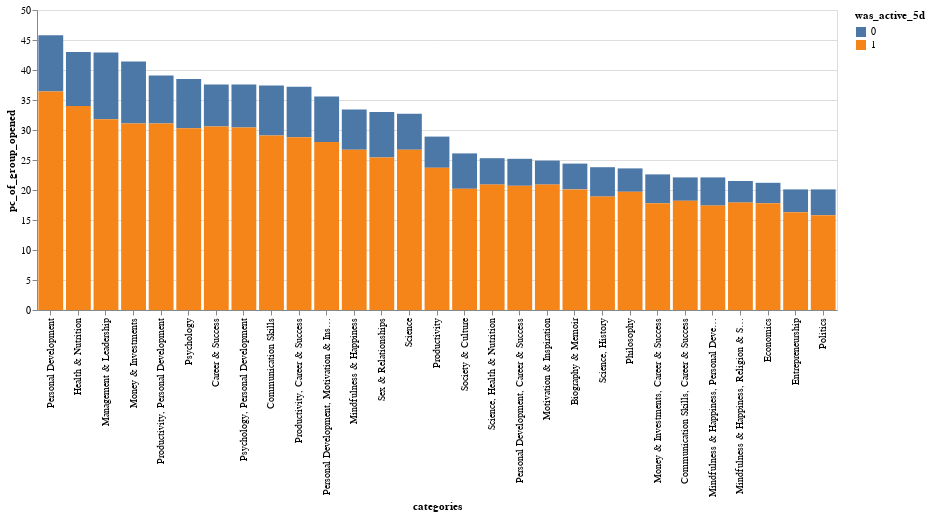

Notebook code for this chart:
### Code cell
chart = alt.Chart(cat_rank[cat_rank.categories.isin(cats_filter)]).mark_bar().encode(
    x=alt.X("categories:N", sort='-y'),
    y=alt.Y('pc_of_group_opened:Q'),
    color="was_active_5d:N"
).properties(width=800)

chart

### Figure 1 — Vega-Lite specification as saved in the notebook (floating-point values rounded to 4 significant figures)
{"config": {"view": {"continuousWidth": 400, "continuousHeight": 300}}, "data": {"name": "data-caa6ba54b4fbc82e755fa6d3614927d5"}, "mark": "bar", "encoding": {"color": {"type": "nominal", "field": "was_active_5d"}, "x": {"type": "nominal", "field": "categories", "sort": "-y"}, "y": {"type": "quantitative", "field": "pc_of_group_opened"}}, "width": 800, "$schema": "https://vega.github.io/schema/vega-lite/v4.8.1.json", "datasets": {"data-caa6ba54b4fbc82e755fa6d3614927d5": [{"categories": "Biography & Memoir", "was_active_5d": 0.0, "people_opened": 274, "time_spent_in_book_m": 4673.0, "chapters_opened": 2358, "chapters_total": 5594, "mins_per_person": 17.06, "avg_pc_book_complete": 42.0, "pc_of_group_opened": 4.3}, {"categories": "Biography & Memoir", "was_active_5d": 1.0, "people_opened": 1190, "time_spent_in_book_m": 40520.0, "chapters_opened": 19439, "chapters_total": 40791, "mins_per_person": 34.05, "avg_pc_book_complete": 48.0, "pc_of_group_opened": 20.1}, {"categories": "Career & Success", "was_active_5d": 0.0, "people_opened": 443, "time_spent_in_book_m": 5909.0, "chapters_opened": 3706, "chapters_total": 7068, "mins_per_person": 13.34, "avg_pc_book_complete": 52.0, "pc_of_group_opened": 7.0}, {"categories": "Career & Success", "was_active_5d": 1.0, "people_opened": 1810, "time_spent_in_book_m": 45380.0, "chapters_opened": 27011, "chapters_total": 49695, "mins_per_person": 25.07, "avg_pc_book_complete": 54.0, "pc_of_group_opened": 30.6}, {"categories": "Communication Skills", "was_active_5d": 0.0, "people_opened": 526, "time_spent_in_book_m": 7708.0, "chapters_opened": 4633, "chapters_total": 10112, "mins_per_person": 14.65, "avg_pc_book_complete": 46.0, "pc_of_group_opened": 8.3}, {"categories": "Communication Skills", "was_active_5d": 1.0, "people_opened": 1720, "time_spent_in_book_m": 50040.0, "chapters_opened": 28591, "chapters_total": 59332, "mins_per_person": 29.09, "avg_pc_book_complete": 48.0, "pc_of_group_opened": 29.1}, {"categories": "Communication Skills, Career & Success", "was_active_5d": 0.0, "people_opened": 249, "time_spent_in_book_m": 3903.0, "chapters_opened": 2121, "chapters_total": 4622, "mins_per_person": 15.67, "avg_pc_book_complete": 46.0, "pc_of_group_opened": 3.9}, {"categories": "Communication Skills, Career & Success", "was_active_5d": 1.0, "people_opened": 1080, "time_spent_in_book_m": 27310.0, "chapters_opened": 14534, "chapters_total": 34063, "mins_per_person": 25.29, "avg_pc_book_complete": 43.0, "pc_of_group_opened": 18.2}, {"categories": "Economics", "was_active_5d": 0.0, "people_opened": 215, "time_spent_in_book_m": 3232.0, "chapters_opened": 1837, "chapters_total": 4280, "mins_per_person": 15.03, "avg_pc_book_complete": 43.0, "pc_of_group_opened": 3.4}, {"categories": "Economics", "was_active_5d": 1.0, "people_opened": 1056, "time_spent_in_book_m": 35700.0, "chapters_opened": 19621, "chapters_total": 40537, "mins_per_person": 33.81, "avg_pc_book_complete": 48.0, "pc_of_group_opened": 17.8}, {"categories": "Entrepreneurship", "was_active_5d": 0.0, "people_opened": 242, "time_spent_in_book_m": 4037.0, "chapters_opened": 2404, "chapters_total": 5174, "mins_per_person": 16.68, "avg_pc_book_complete": 46.0, "pc_of_group_opened": 3.8}, {"categories": "Entrepreneurship", "was_active_5d": 1.0, "people_opened": 963, "time_spent_in_book_m": 28960.0, "chapters_opened": 17041, "chapters_total": 33602, "mins_per_person": 30.08, "avg_pc_book_complete": 51.0, "pc_of_group_opened": 16.3}, {"categories": "Health & Nutrition", "was_active_5d": 0.0, "people_opened": 568, "time_spent_in_book_m": 9884.0, "chapters_opened": 5829, "chapters_total": 11459, "mins_per_person": 17.4, "avg_pc_book_complete": 51.0, "pc_of_group_opened": 9.0}, {"categories": "Health & Nutrition", "was_active_5d": 1.0, "people_opened": 2011, "time_spent_in_book_m": 79380.0, "chapters_opened": 41794, "chapters_total": 81519, "mins_per_person": 39.47, "avg_pc_book_complete": 51.0, "pc_of_group_opened": 34.0}, {"categories": "Management & Leadership", "was_active_5d": 0.0, "people_opened": 698, "time_spent_in_book_m": 11820.0, "chapters_opened": 7012, "chapters_total": 14127, "mins_per_person": 16.93, "avg_pc_book_complete": 50.0, "pc_of_group_opened": 11.1}, {"categories": "Management & Leadership", "was_active_5d": 1.0, "people_opened": 1882, "time_spent_in_book_m": 62700.0, "chapters_opened": 35684, "chapters_total": 68535, "mins_per_person": 33.32, "avg_pc_book_complete": 52.0, "pc_of_group_opened": 31.8}, {"categories": "Mindfulness & Happiness", "was_active_5d": 0.0, "people_opened": 420, "time_spent_in_book_m": 6106.0, "chapters_opened": 3594, "chapters_total": 6912, "mins_per_person": 14.54, "avg_pc_book_complete": 52.0, "pc_of_group_opened": 6.7}, {"categories": "Mindfulness & Happiness", "was_active_5d": 1.0, "people_opened": 1580, "time_spent_in_book_m": 43400.0, "chapters_opened": 24836, "chapters_total": 45145, "mins_per_person": 27.47, "avg_pc_book_complete": 55.0, "pc_of_group_opened": 26.7}, {"categories": "Mindfulness & Happiness, Personal Development", "was_active_5d": 0.0, "people_opened": 299, "time_spent_in_book_m": 3861.0, "chapters_opened": 2173, "chapters_total": 4674, "mins_per_person": 12.91, "avg_pc_book_complete": 46.0, "pc_of_group_opened": 4.7}, {"categories": "Mindfulness & Happiness, Personal Development", "was_active_5d": 1.0, "people_opened": 1033, "time_spent_in_book_m": 20930.0, "chapters_opened": 11456, "chapters_total": 23015, "mins_per_person": 20.26, "avg_pc_book_complete": 50.0, "pc_of_group_opened": 17.4}, {"categories": "Mindfulness & Happiness, Religion & Spirituality", "was_active_5d": 0.0, "people_opened": 228, "time_spent_in_book_m": 2540.0, "chapters_opened": 1497, "chapters_total": 3172, "mins_per_person": 11.14, "avg_pc_book_complete": 47.0, "pc_of_group_opened": 3.6}, {"categories": "Mindfulness & Happiness, Religion & Spirituality", "was_active_5d": 1.0, "people_opened": 1061, "time_spent_in_book_m": 23190.0, "chapters_opened": 12497, "chapters_total": 23684, "mins_per_person": 21.86, "avg_pc_book_complete": 53.0, "pc_of_group_opened": 17.9}, {"categories": "Money & Investments", "was_active_5d": 0.0, "people_opened": 647, "time_spent_in_book_m": 14590.0, "chapters_opened": 8593, "chapters_total": 17354, "mins_per_person": 22.54, "avg_pc_book_complete": 50.0, "pc_of_group_opened": 10.3}, {"categories": "Money & Investments", "was_active_5d": 1.0, "people_opened": 1839, "time_spent_in_book_m": 90710.0, "chapters_opened": 50884, "chapters_total": 102580, "mins_per_person": 49.32, "avg_pc_book_complete": 50.0, "pc_of_group_opened": 31.1}, {"categories": "Money & Investments, Career & Success", "was_active_5d": 0.0, "people_opened": 306, "time_spent_in_book_m": 3592.0, "chapters_opened": 2243, "chapters_total": 4630, "mins_per_person": 11.74, "avg_pc_book_complete": 48.0, "pc_of_group_opened": 4.8}, {"categories": "Money & Investments, Career & Success", "was_active_5d": 1.0, "people_opened": 1055, "time_spent_in_book_m": 21350.0, "chapters_opened": 11964, "chapters_total": 24528, "mins_per_person": 20.24, "avg_pc_book_complete": 49.0, "pc_of_group_opened": 17.8}, {"categories": "Motivation & Inspiration", "was_active_5d": 0.0, "people_opened": 251, "time_spent_in_book_m": 2743.0, "chapters_opened": 1589, "chapters_total": 3271, "mins_per_person": 10.93, "avg_pc_book_complete": 49.0, "pc_of_group_opened": 4.0}, {"categories": "Motivation & Inspiration", "was_active_5d": 1.0, "people_opened": 1240, "time_spent_in_book_m": 25810.0, "chapters_opened": 14073, "chapters_total": 28116, "mins_per_person": 20.82, "avg_pc_book_complete": 50.0, "pc_of_group_opened": 20.9}, {"categories": "Personal Development", "was_active_5d": 0.0, "people_opened": 592, "time_spent_in_book_m": 7834.0, "chapters_opened": 4784, "chapters_total": 9825, "mins_per_person": 13.23, "avg_pc_book_complete": 49.0, "pc_of_group_opened": 9.4}, {"categories": "Personal Development", "was_active_5d": 1.0, "people_opened": 2152, "time_spent_in_book_m": 60240.0, "chapters_opened": 33989, "chapters_total": 65894, "mins_per_person": 27.99, "avg_pc_book_complete": 52.0, "pc_of_group_opened": 36.4}, {"categories": "Personal Development, Career & Success", "was_active_5d": 0.0, "people_opened": 285, "time_spent_in_book_m": 3985.0, "chapters_opened": 2185, "chapters_total": 4134, "mins_per_person": 13.98, "avg_pc_book_complete": 53.0, "pc_of_group_opened": 4.5}, {"categories": "Personal Development, Career & Success", "was_active_5d": 1.0, "people_opened": 1227, "time_spent_in_book_m": 27490.0, "chapters_opened": 15119, "chapters_total": 29098, "mins_per_person": 22.41, "avg_pc_book_complete": 52.0, "pc_of_group_opened": 20.7}, {"categories": "Personal Development, Motivation & Inspiration", "was_active_5d": 0.0, "people_opened": 477, "time_spent_in_book_m": 7253.0, "chapters_opened": 3966, "chapters_total": 9272, "mins_per_person": 15.21, "avg_pc_book_complete": 43.0, "pc_of_group_opened": 7.6}, {"categories": "Personal Development, Motivation & Inspiration", "was_active_5d": 1.0, "people_opened": 1656, "time_spent_in_book_m": 36860.0, "chapters_opened": 20556, "chapters_total": 44662, "mins_per_person": 22.26, "avg_pc_book_complete": 46.0, "pc_of_group_opened": 28.0}, {"categories": "Philosophy", "was_active_5d": 0.0, "people_opened": 249, "time_spent_in_book_m": 3934.0, "chapters_opened": 2169, "chapters_total": 4581, "mins_per_person": 15.8, "avg_pc_book_complete": 47.0, "pc_of_group_opened": 3.9}, {"categories": "Philosophy", "was_active_5d": 1.0, "people_opened": 1169, "time_spent_in_book_m": 34710.0, "chapters_opened": 18299, "chapters_total": 38026, "mins_per_person": 29.69, "avg_pc_book_complete": 48.0, "pc_of_group_opened": 19.7}, {"categories": "Politics", "was_active_5d": 0.0, "people_opened": 274, "time_spent_in_book_m": 5288.0, "chapters_opened": 2847, "chapters_total": 6055, "mins_per_person": 19.3, "avg_pc_book_complete": 47.0, "pc_of_group_opened": 4.3}, {"categories": "Politics", "was_active_5d": 1.0, "people_opened": 936, "time_spent_in_book_m": 37240.0, "chapters_opened": 18873, "chapters_total": 38475, "mins_per_person": 39.78, "avg_pc_book_complete": 49.0, "pc_of_group_opened": 15.8}, {"categories": "Productivity", "was_active_5d": 0.0, "people_opened": 328, "time_spent_in_book_m": 4053.0, "chapters_opened": 2544, "chapters_total": 5250, "mins_per_person": 12.36, "avg_pc_book_complete": 48.0, "pc_of_group_opened": 5.2}, {"categories": "Productivity", "was_active_5d": 1.0, "people_opened": 1401, "time_spent_in_book_m": 35400.0, "chapters_opened": 19305, "chapters_total": 38909, "mins_per_person": 25.27, "avg_pc_book_complete": 50.0, "pc_of_group_opened": 23.7}, {"categories": "Productivity, Career & Success", "was_active_5d": 0.0, "people_opened": 532, "time_spent_in_book_m": 8685.0, "chapters_opened": 4590, "chapters_total": 11962, "mins_per_person": 16.32, "avg_pc_book_complete": 38.0, "pc_of_group_opened": 8.4}, {"categories": "Productivity, Career & Success", "was_active_5d": 1.0, "people_opened": 1704, "time_spent_in_book_m": 48500.0, "chapters_opened": 25470, "chapters_total": 63578, "mins_per_person": 28.46, "avg_pc_book_complete": 40.0, "pc_of_group_opened": 28.8}, {"categories": "Productivity, Personal Development", "was_active_5d": 0.0, "people_opened": 508, "time_spent_in_book_m": 6219.0, "chapters_opened": 3579, "chapters_total": 7689, "mins_per_person": 12.24, "avg_pc_book_complete": 47.0, "pc_of_group_opened": 8.0}, {"categories": "Productivity, Personal Development", "was_active_5d": 1.0, "people_opened": 1840, "time_spent_in_book_m": 40560.0, "chapters_opened": 21919, "chapters_total": 45788, "mins_per_person": 22.04, "avg_pc_book_complete": 48.0, "pc_of_group_opened": 31.1}, {"categories": "Psychology", "was_active_5d": 0.0, "people_opened": 517, "time_spent_in_book_m": 9003.0, "chapters_opened": 5009, "chapters_total": 10485, "mins_per_person": 17.41, "avg_pc_book_complete": 48.0, "pc_of_group_opened": 8.2}, {"categories": "Psychology", "was_active_5d": 1.0, "people_opened": 1793, "time_spent_in_book_m": 60610.0, "chapters_opened": 32833, "chapters_total": 67770, "mins_per_person": 33.8, "avg_pc_book_complete": 48.0, "pc_of_group_opened": 30.3}, {"categories": "Psychology, Personal Development", "was_active_5d": 0.0, "people_opened": 453, "time_spent_in_book_m": 6878.0, "chapters_opened": 3803, "chapters_total": 8011, "mins_per_person": 15.18, "avg_pc_book_complete": 47.0, "pc_of_group_opened": 7.2}, {"categories": "Psychology, Personal Development", "was_active_5d": 1.0, "people_opened": 1802, "time_spent_in_book_m": 48410.0, "chapters_opened": 25670, "chapters_total": 52529, "mins_per_person": 26.87, "avg_pc_book_complete": 49.0, "pc_of_group_opened": 30.4}, {"categories": "Science", "was_active_5d": 0.0, "people_opened": 376, "time_spent_in_book_m": 6864.0, "chapters_opened": 3669, "chapters_total": 8035, "mins_per_person": 18.25, "avg_pc_book_complete": 46.0, "pc_of_group_opened": 6.0}, {"categories": "Science", "was_active_5d": 1.0, "people_opened": 1582, "time_spent_in_book_m": 57500.0, "chapters_opened": 29503, "chapters_total": 64176, "mins_per_person": 36.35, "avg_pc_book_complete": 46.0, "pc_of_group_opened": 26.7}, {"categories": "Science, Health & Nutrition", "was_active_5d": 0.0, "people_opened": 279, "time_spent_in_book_m": 3681.0, "chapters_opened": 2101, "chapters_total": 4357, "mins_per_person": 13.19, "avg_pc_book_complete": 48.0, "pc_of_group_opened": 4.4}, {"categories": "Science, Health & Nutrition", "was_active_5d": 1.0, "people_opened": 1239, "time_spent_in_book_m": 29350.0, "chapters_opened": 15607, "chapters_total": 31923, "mins_per_person": 23.69, "avg_pc_book_complete": 49.0, "pc_of_group_opened": 20.9}, {"categories": "Science, History", "was_active_5d": 0.0, "people_opened": 307, "time_spent_in_book_m": 5193.0, "chapters_opened": 2972, "chapters_total": 7234, "mins_per_person": 16.92, "avg_pc_book_complete": 41.0, "pc_of_group_opened": 4.9}, {"categories": "Science, History", "was_active_5d": 1.0, "people_opened": 1119, "time_spent_in_book_m": 31360.0, "chapters_opened": 16286, "chapters_total": 36104, "mins_per_person": 28.03, "avg_pc_book_complete": 45.0, "pc_of_group_opened": 18.9}, {"categories": "Sex & Relationships", "was_active_5d": 0.0, "people_opened": 479, "time_spent_in_book_m": 7760.0, "chapters_opened": 4930, "chapters_total": 9967, "mins_per_person": 16.2, "avg_pc_book_complete": 49.0, "pc_of_group_opened": 7.6}, {"categories": "Sex & Relationships", "was_active_5d": 1.0, "people_opened": 1503, "time_spent_in_book_m": 54650.0, "chapters_opened": 30780, "chapters_total": 58601, "mins_per_person": 36.36, "avg_pc_book_complete": 53.0, "pc_of_group_opened": 25.4}, {"categories": "Society & Culture", "was_active_5d": 0.0, "people_opened": 372, "time_spent_in_book_m": 6845.0, "chapters_opened": 3434, "chapters_total": 7873, "mins_per_person": 18.4, "avg_pc_book_complete": 44.0, "pc_of_group_opened": 5.9}, {"categories": "Society & Culture", "was_active_5d": 1.0, "people_opened": 1196, "time_spent_in_book_m": 36340.0, "chapters_opened": 18442, "chapters_total": 38643, "mins_per_person": 30.38, "avg_pc_book_complete": 48.0, "pc_of_group_opened": 20.2}]}}
